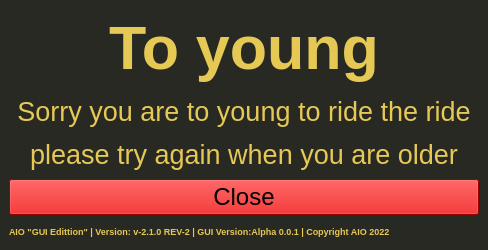
<?xml version="1.0" encoding="UTF-8"?>
<ui version="4.0">
 <class>MainWindow</class>
 <widget class="QMainWindow" name="MainWindow">
  <property name="geometry">
   <rect>
    <x>0</x>
    <y>0</y>
    <width>488</width>
    <height>250</height>
   </rect>
  </property>
  <property name="minimumSize">
   <size>
    <width>488</width>
    <height>250</height>
   </size>
  </property>
  <property name="windowTitle">
   <string>MainWindow</string>
  </property>
  <property name="styleSheet">
   <string notr="true">background-color: rgb(40, 41, 35);</string>
  </property>
  <widget class="QWidget" name="centralwidget">
   <layout class="QGridLayout" name="gridLayout">
    <item row="0" column="0">
     <widget class="QLabel" name="label">
      <property name="minimumSize">
       <size>
        <width>0</width>
        <height>0</height>
       </size>
      </property>
      <property name="maximumSize">
       <size>
        <width>16777215</width>
        <height>100</height>
       </size>
      </property>
      <property name="font">
       <font>
        <pointsize>46</pointsize>
        <weight>75</weight>
        <bold>true</bold>
        <underline>false</underline>
        <strikeout>false</strikeout>
        <kerning>true</kerning>
       </font>
      </property>
      <property name="autoFillBackground">
       <bool>false</bool>
      </property>
      <property name="styleSheet">
       <string notr="true">color: rgb(230, 200, 85);</string>
      </property>
      <property name="text">
       <string>&lt;html&gt;&lt;head/&gt;&lt;body&gt;&lt;p align=&quot;center&quot;&gt;To young&lt;/p&gt;&lt;/body&gt;&lt;/html&gt;</string>
      </property>
     </widget>
    </item>
    <item row="1" column="0">
     <widget class="QLabel" name="label_2">
      <property name="font">
       <font>
        <pointsize>20</pointsize>
       </font>
      </property>
      <property name="styleSheet">
       <string notr="true">color: rgb(230, 200, 85);</string>
      </property>
      <property name="text">
       <string>&lt;html&gt;&lt;head/&gt;&lt;body&gt;&lt;p align=&quot;center&quot;&gt;Sorry you are to young to ride the ride&lt;/p&gt;&lt;p align=&quot;center&quot;&gt;please try again when you are older&lt;/p&gt;&lt;/body&gt;&lt;/html&gt;</string>
      </property>
      <property name="alignment">
       <set>Qt::AlignCenter</set>
      </property>
     </widget>
    </item>
    <item row="2" column="0">
     <widget class="QPushButton" name="Close">
      <property name="font">
       <font>
        <pointsize>18</pointsize>
        <strikeout>false</strikeout>
        <kerning>true</kerning>
       </font>
      </property>
      <property name="styleSheet">
       <string notr="true">background-color: rgb(213, 0, 0);</string>
      </property>
      <property name="text">
       <string>Close</string>
      </property>
      <property name="autoDefault">
       <bool>false</bool>
      </property>
      <property name="default">
       <bool>false</bool>
      </property>
     </widget>
    </item>
    <item row="3" column="0">
     <widget class="QLabel" name="label_3">
      <property name="maximumSize">
       <size>
        <width>16777215</width>
        <height>20</height>
       </size>
      </property>
      <property name="font">
       <font>
        <pointsize>7</pointsize>
        <weight>75</weight>
        <bold>true</bold>
        <strikeout>false</strikeout>
        <kerning>true</kerning>
       </font>
      </property>
      <property name="styleSheet">
       <string notr="true">color: rgb(230, 200, 85);</string>
      </property>
      <property name="text">
       <string>AIO &quot;GUI Edittion&quot; | Version: v-2.1.0 REV-2 | GUI Version:Alpha 0.0.1 | Copyright AIO 2022</string>
      </property>
      <property name="wordWrap">
       <bool>true</bool>
      </property>
     </widget>
    </item>
   </layout>
  </widget>
 </widget>
 <resources/>
 <connections/>
</ui>
